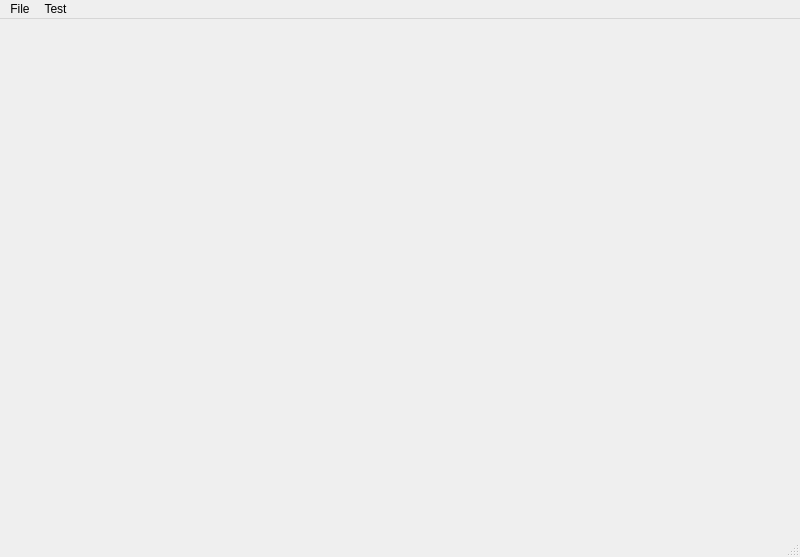
<?xml version="1.0" encoding="UTF-8"?>
<ui version="4.0">
 <class>MainWindow</class>
 <widget class="QMainWindow" name="MainWindow">
  <property name="geometry">
   <rect>
    <x>0</x>
    <y>0</y>
    <width>800</width>
    <height>557</height>
   </rect>
  </property>
  <property name="windowTitle">
   <string>MainWindow</string>
  </property>
  <widget class="QWidget" name="centralWidget"/>
  <widget class="QMenuBar" name="menuBar">
   <property name="geometry">
    <rect>
     <x>0</x>
     <y>0</y>
     <width>800</width>
     <height>26</height>
    </rect>
   </property>
   <widget class="QMenu" name="menuFile">
    <property name="title">
     <string>File</string>
    </property>
    <addaction name="actionOpen"/>
    <addaction name="actionClose"/>
   </widget>
   <widget class="QMenu" name="menuTest">
    <property name="title">
     <string>Test</string>
    </property>
    <addaction name="actionChange_Data"/>
   </widget>
   <addaction name="menuFile"/>
   <addaction name="menuTest"/>
  </widget>
  <widget class="QStatusBar" name="statusBar"/>
  <action name="actionOpen">
   <property name="text">
    <string>Open</string>
   </property>
  </action>
  <action name="actionClose">
   <property name="text">
    <string>Close</string>
   </property>
  </action>
  <action name="actionChange_Data">
   <property name="text">
    <string>Change Data</string>
   </property>
  </action>
 </widget>
 <layoutdefault spacing="6" margin="11"/>
 <resources/>
 <connections/>
</ui>
